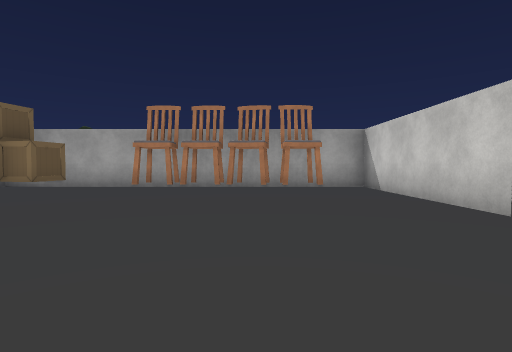
View 1 (above)

24 first-person views from a walk through a Unity game level. The camera is 1.2 m above the floor, tilts 2° down and sees 80° across. Doors are open. The floor is counted in squares, 2 m on a side. Each view is taken from the middle of a square. On the plan, view 1 faces up. The plan holds only what a view shows up to about 9 squares ahead; the rest is blank. The place goes on beyond the plan. The player is left out. Some animated figures are not drawn. Some surface patterns are stand-ins.

View 2
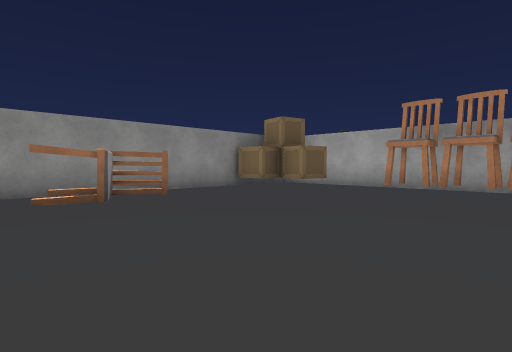

View 3
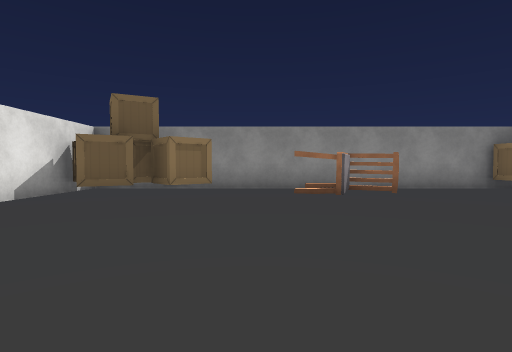

View 4
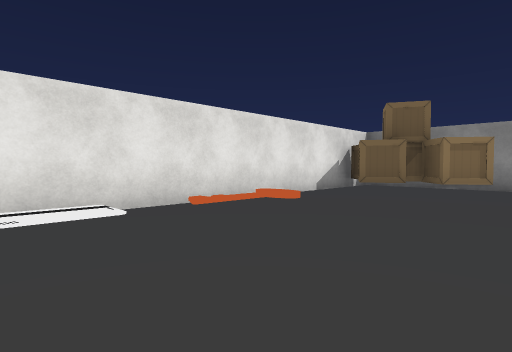

View 5
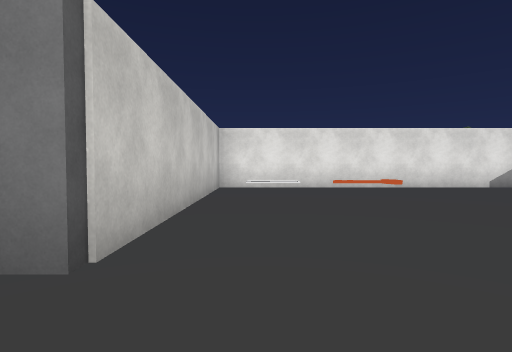

View 6
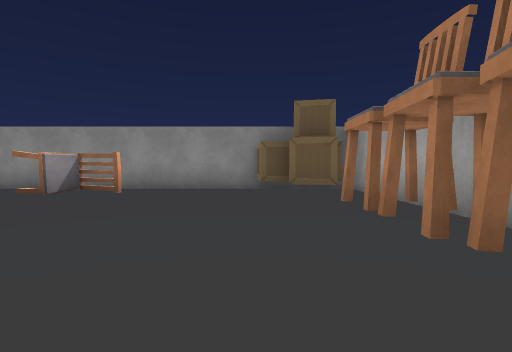

View 7
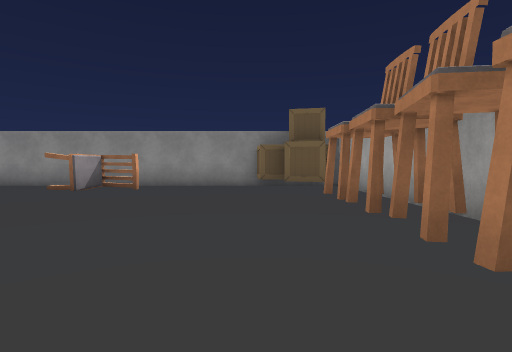

View 8
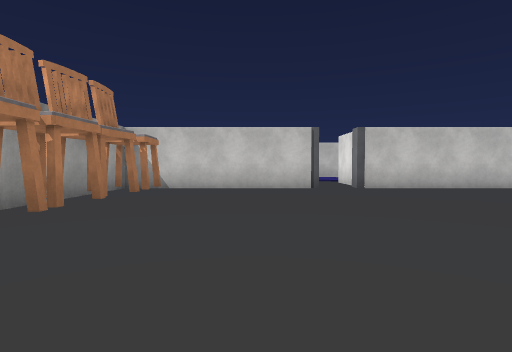

View 9
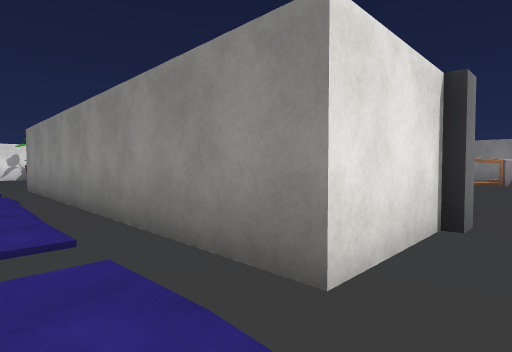

View 10
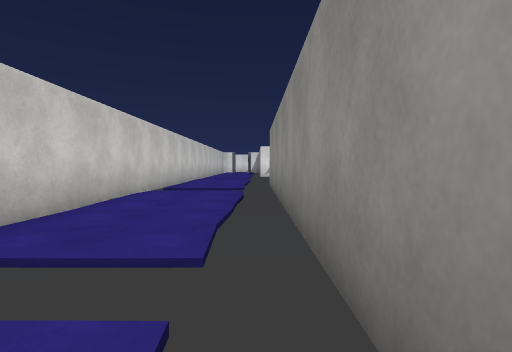

View 11
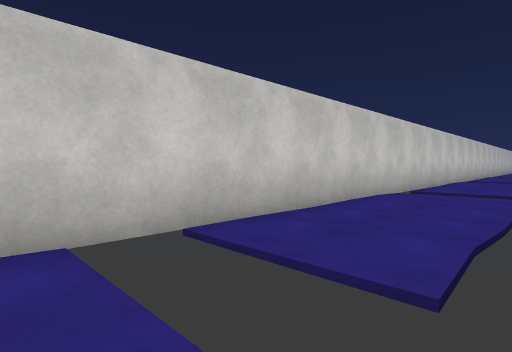

View 12
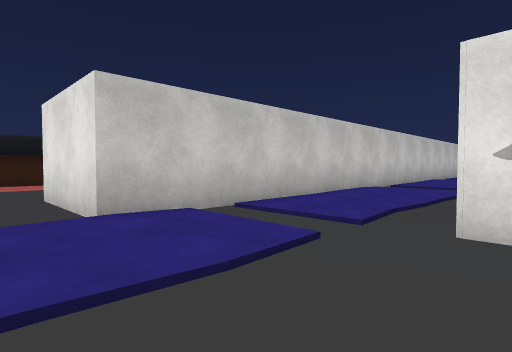

View 13
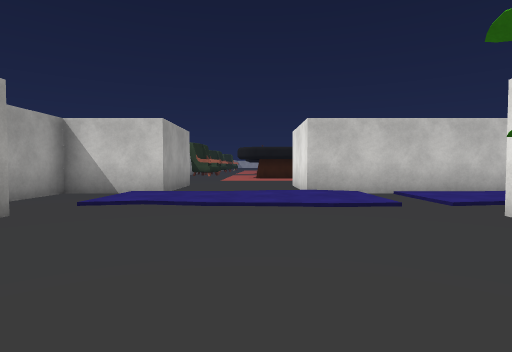

View 14
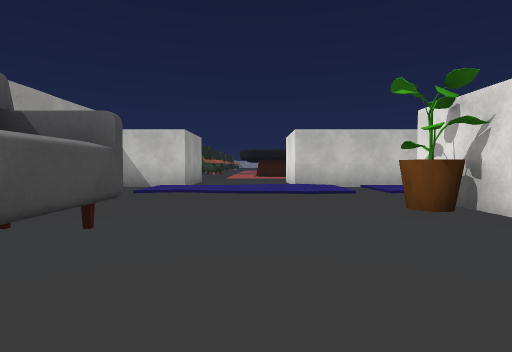

View 15
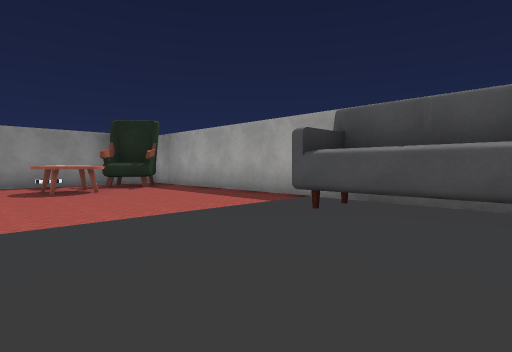

View 16
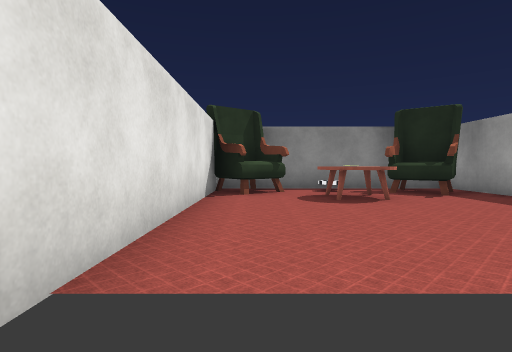

View 17
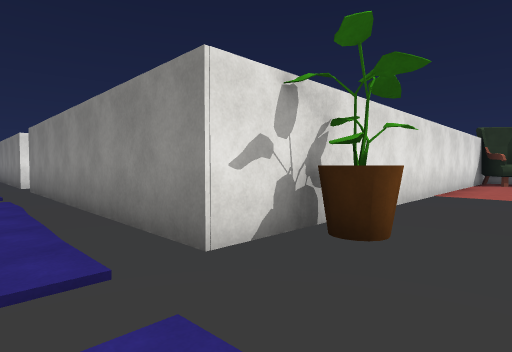

View 18
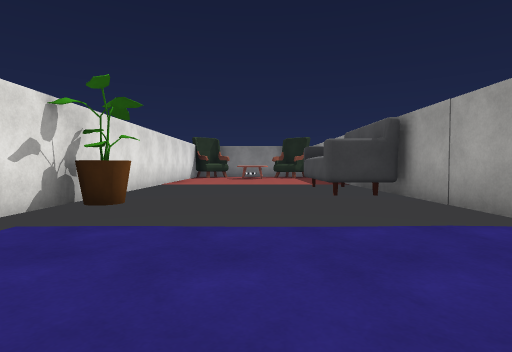

View 19
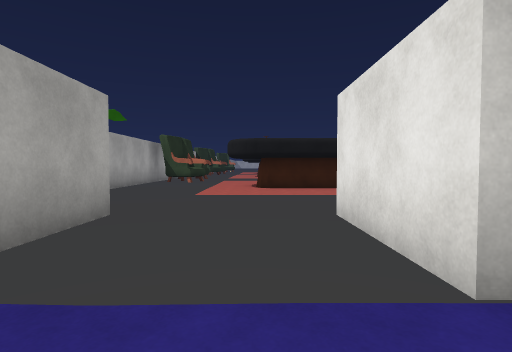

View 20
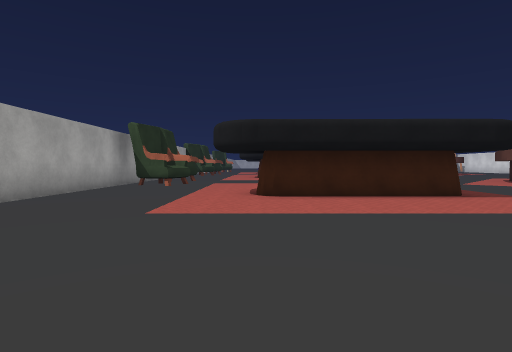

View 21
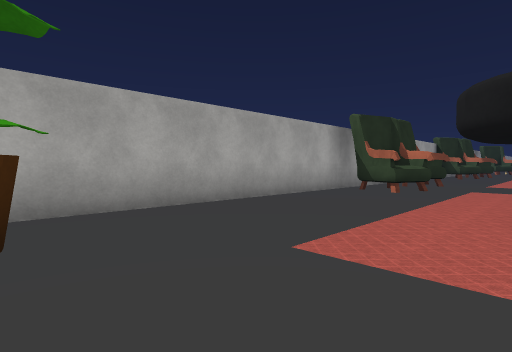

View 22
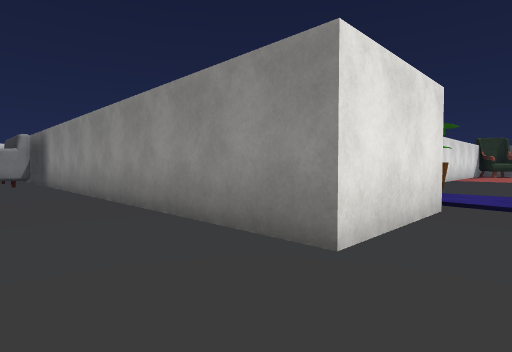

View 23
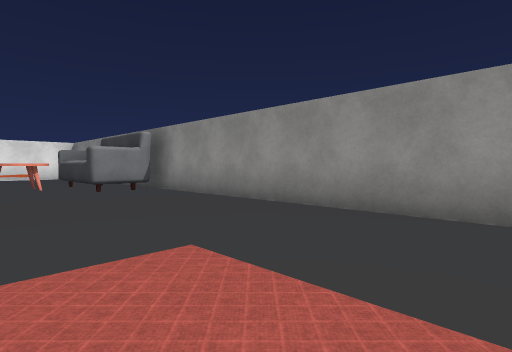

View 24
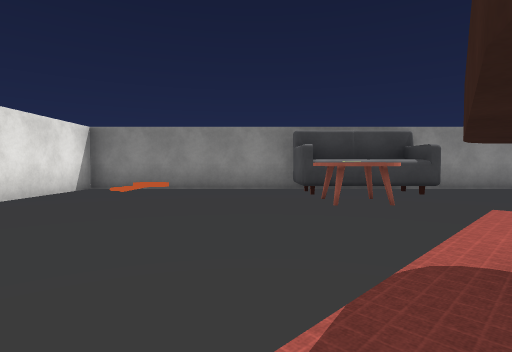

### Floor plan
Key: @ floor where view 1 was taken; # wall or solid block; . main floor; : floor 0.25 m higher than the main floor; / step, stairs or slope; D open door; C chair; R crate; K key; S sofa; A armchair; T table; O other object.
Columns run from 7 left of view 1 to 23 right of it. Each row starts with its distance up from view 1.
 18               ###  #########
 17 #############...#  O......AAAA
 16 #AA.....SSS...::###........A...
 15 #A............::...............
 14 #OTT..........::.......# ..
 13 #.............::###....#
 12 #A.........O..//###....#
 11 #############.//###....#
 10   ######### #.::###....#
  9   ###########.::###.......
  8 #R..###CC.###.:/###.... ...
  7 #RR.CCCCC.###.:/###....  ..
  6 #R........###...###....
  5 #.........###.::###...
  4 #.........###.::###....
  3 #O........D...:/###S....
  2 #OO.......###.:/# #S.T..
  1 #.O.......###.//###S.T...##
  0 #......@..###.:/###........
 -1 #.R.......###.:/###.......
 -2 #RR.......###.:/###..K...
 -3 #RR....K..###.:/###.....
 -4  R........###.:/###....
 -5   ######### #.//# ####
 -6             #.:/#
 -7                /#

Positions as (right, up) in squares from view 1, and headings:
1: (0, 0), facing up
2: (0, 0), facing up-left
3: (1, 0), facing left
4: (2, 0), facing down-left
5: (2, 4), facing down
6: (1, 6), facing left
7: (2, 6), facing left
8: (-5, 5), facing right
9: (7, 3), facing down-left
10: (6, 2), facing down
11: (6, 7), facing down-right
12: (5, 14), facing down-right
13: (2, 14), facing right
14: (0, 14), facing right
15: (3, 12), facing up-left
16: (1, 12), facing left
17: (7, 13), facing down-left
18: (9, 14), facing left
19: (7, 14), facing right
20: (10, 14), facing right
21: (12, 14), facing up-right
22: (13, 14), facing down-left
23: (15, 11), facing down-left
24: (19, 0), facing left
